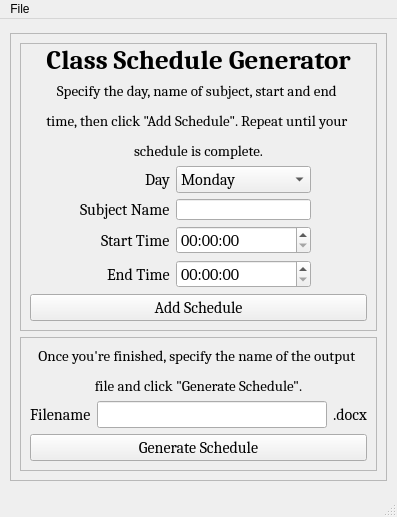
<?xml version="1.0" encoding="UTF-8"?>
<ui version="4.0">
 <class>MainWindow</class>
 <widget class="QMainWindow" name="MainWindow">
  <property name="geometry">
   <rect>
    <x>0</x>
    <y>0</y>
    <width>397</width>
    <height>517</height>
   </rect>
  </property>
  <property name="sizePolicy">
   <sizepolicy hsizetype="Preferred" vsizetype="Fixed">
    <horstretch>0</horstretch>
    <verstretch>0</verstretch>
   </sizepolicy>
  </property>
  <property name="windowTitle">
   <string>MainWindow</string>
  </property>
  <widget class="QWidget" name="centralwidget">
   <layout class="QHBoxLayout" name="horizontalLayout_2">
    <item>
     <widget class="QFrame" name="overallFrame">
      <property name="sizePolicy">
       <sizepolicy hsizetype="Expanding" vsizetype="Expanding">
        <horstretch>0</horstretch>
        <verstretch>0</verstretch>
       </sizepolicy>
      </property>
      <property name="font">
       <font>
        <family>Cambria</family>
        <pointsize>12</pointsize>
       </font>
      </property>
      <property name="frameShape">
       <enum>QFrame::StyledPanel</enum>
      </property>
      <property name="frameShadow">
       <enum>QFrame::Raised</enum>
      </property>
      <layout class="QVBoxLayout" name="verticalLayout">
       <property name="sizeConstraint">
        <enum>QLayout::SetFixedSize</enum>
       </property>
       <item>
        <widget class="QFrame" name="headerFrame">
         <property name="frameShape">
          <enum>QFrame::StyledPanel</enum>
         </property>
         <property name="frameShadow">
          <enum>QFrame::Raised</enum>
         </property>
         <layout class="QVBoxLayout" name="verticalLayout_2">
          <property name="topMargin">
           <number>0</number>
          </property>
          <item>
           <widget class="QLabel" name="headerLabel">
            <property name="maximumSize">
             <size>
              <width>16777215</width>
              <height>167</height>
             </size>
            </property>
            <property name="font">
             <font>
              <family>Cambria</family>
              <pointsize>22</pointsize>
             </font>
            </property>
            <property name="styleSheet">
             <string notr="true"/>
            </property>
            <property name="text">
             <string>&lt;html&gt;&lt;head/&gt;&lt;body&gt;&lt;p&gt;&lt;span style=&quot; font-size:20pt; font-weight:700;&quot;&gt;Class Schedule Generator&lt;/span&gt;&lt;/p&gt;&lt;/body&gt;&lt;/html&gt;</string>
            </property>
            <property name="alignment">
             <set>Qt::AlignHCenter|Qt::AlignTop</set>
            </property>
           </widget>
          </item>
          <item>
           <widget class="QLabel" name="label">
            <property name="sizePolicy">
             <sizepolicy hsizetype="Preferred" vsizetype="Fixed">
              <horstretch>0</horstretch>
              <verstretch>0</verstretch>
             </sizepolicy>
            </property>
            <property name="text">
             <string>&lt;!DOCTYPE HTML PUBLIC &quot;-//W3C//DTD HTML 4.0//EN&quot; &quot;http://www.w3.org/TR/REC-html40/strict.dtd&quot;&gt;
&lt;html&gt;&lt;head&gt;&lt;meta name=&quot;qrichtext&quot; content=&quot;1&quot; /&gt;&lt;meta charset=&quot;utf-8&quot; /&gt;&lt;style type=&quot;text/css&quot;&gt;
p, li { white-space: pre-wrap; }
hr { height: 1px; border-width: 0; }
li.unchecked::marker { content: &quot;\2610&quot;; }
li.checked::marker { content: &quot;\2612&quot;; }
&lt;/style&gt;&lt;/head&gt;&lt;body style=&quot; font-family:'Cambria'; font-size:12pt; font-weight:400; font-style:normal;&quot;&gt;
&lt;p align=&quot;center&quot; style=&quot; margin-top:12px; margin-bottom:12px; margin-left:0px; margin-right:0px; -qt-block-indent:0; text-indent:0px;&quot;&gt;&lt;span style=&quot; font-size:11pt;&quot;&gt;Specify the day, name of subject, start and end &lt;/span&gt;&lt;/p&gt;
&lt;p align=&quot;center&quot; style=&quot; margin-top:12px; margin-bottom:12px; margin-left:0px; margin-right:0px; -qt-block-indent:0; text-indent:0px;&quot;&gt;&lt;span style=&quot; font-size:11pt;&quot;&gt;time, then click &amp;quot;Add Schedule&amp;quot;. Repeat until your &lt;/span&gt;&lt;/p&gt;
&lt;p align=&quot;center&quot; style=&quot; margin-top:12px; margin-bottom:12px; margin-left:0px; margin-right:0px; -qt-block-indent:0; text-indent:0px;&quot;&gt;&lt;span style=&quot; font-size:11pt;&quot;&gt;schedule is complete.&lt;/span&gt;&lt;/p&gt;&lt;/body&gt;&lt;/html&gt;</string>
            </property>
            <property name="alignment">
             <set>Qt::AlignCenter</set>
            </property>
            <property name="margin">
             <number>5</number>
            </property>
           </widget>
          </item>
          <item>
           <layout class="QGridLayout" name="gridLayout">
            <item row="1" column="0">
             <widget class="QPushButton" name="addSchedBtn">
              <property name="sizePolicy">
               <sizepolicy hsizetype="Fixed" vsizetype="Fixed">
                <horstretch>0</horstretch>
                <verstretch>0</verstretch>
               </sizepolicy>
              </property>
              <property name="minimumSize">
               <size>
                <width>337</width>
                <height>27</height>
               </size>
              </property>
              <property name="text">
               <string>Add Schedule</string>
              </property>
             </widget>
            </item>
            <item row="0" column="0">
             <layout class="QFormLayout" name="formLayout">
              <property name="sizeConstraint">
               <enum>QLayout::SetFixedSize</enum>
              </property>
              <property name="labelAlignment">
               <set>Qt::AlignRight|Qt::AlignTrailing|Qt::AlignVCenter</set>
              </property>
              <property name="formAlignment">
               <set>Qt::AlignLeading|Qt::AlignLeft|Qt::AlignTop</set>
              </property>
              <property name="leftMargin">
               <number>50</number>
              </property>
              <property name="topMargin">
               <number>0</number>
              </property>
              <property name="rightMargin">
               <number>50</number>
              </property>
              <item row="0" column="0">
               <widget class="QLabel" name="dayLabel">
                <property name="text">
                 <string>Day</string>
                </property>
               </widget>
              </item>
              <item row="0" column="1">
               <widget class="QComboBox" name="dayDropdown">
                <property name="sizePolicy">
                 <sizepolicy hsizetype="Fixed" vsizetype="Fixed">
                  <horstretch>0</horstretch>
                  <verstretch>0</verstretch>
                 </sizepolicy>
                </property>
                <property name="minimumSize">
                 <size>
                  <width>135</width>
                  <height>21</height>
                 </size>
                </property>
                <item>
                 <property name="text">
                  <string>Monday</string>
                 </property>
                </item>
                <item>
                 <property name="text">
                  <string>Tuesday</string>
                 </property>
                </item>
                <item>
                 <property name="text">
                  <string>Wednesday</string>
                 </property>
                </item>
                <item>
                 <property name="text">
                  <string>Thursday</string>
                 </property>
                </item>
                <item>
                 <property name="text">
                  <string>Friday</string>
                 </property>
                </item>
                <item>
                 <property name="text">
                  <string>Saturday</string>
                 </property>
                </item>
                <item>
                 <property name="text">
                  <string>Sunday</string>
                 </property>
                </item>
               </widget>
              </item>
              <item row="1" column="0">
               <widget class="QLabel" name="subjectNameLabel">
                <property name="text">
                 <string>Subject Name</string>
                </property>
               </widget>
              </item>
              <item row="1" column="1">
               <widget class="QLineEdit" name="subjectNameInput">
                <property name="sizePolicy">
                 <sizepolicy hsizetype="Fixed" vsizetype="Fixed">
                  <horstretch>0</horstretch>
                  <verstretch>0</verstretch>
                 </sizepolicy>
                </property>
                <property name="minimumSize">
                 <size>
                  <width>135</width>
                  <height>21</height>
                 </size>
                </property>
                <property name="maximumSize">
                 <size>
                  <width>135</width>
                  <height>21</height>
                 </size>
                </property>
               </widget>
              </item>
              <item row="2" column="0">
               <widget class="QLabel" name="startTimeLabel">
                <property name="text">
                 <string>Start Time</string>
                </property>
               </widget>
              </item>
              <item row="2" column="1">
               <widget class="QTimeEdit" name="startTimeInput">
                <property name="sizePolicy">
                 <sizepolicy hsizetype="Fixed" vsizetype="Fixed">
                  <horstretch>0</horstretch>
                  <verstretch>0</verstretch>
                 </sizepolicy>
                </property>
                <property name="minimumSize">
                 <size>
                  <width>135</width>
                  <height>22</height>
                 </size>
                </property>
               </widget>
              </item>
              <item row="3" column="0">
               <widget class="QLabel" name="endTimeLabel">
                <property name="text">
                 <string>End Time</string>
                </property>
               </widget>
              </item>
              <item row="3" column="1">
               <widget class="QTimeEdit" name="endTimeInput">
                <property name="sizePolicy">
                 <sizepolicy hsizetype="Fixed" vsizetype="Fixed">
                  <horstretch>0</horstretch>
                  <verstretch>0</verstretch>
                 </sizepolicy>
                </property>
                <property name="minimumSize">
                 <size>
                  <width>135</width>
                  <height>22</height>
                 </size>
                </property>
               </widget>
              </item>
             </layout>
            </item>
           </layout>
          </item>
         </layout>
        </widget>
       </item>
       <item>
        <widget class="QFrame" name="footerFrame">
         <property name="frameShape">
          <enum>QFrame::StyledPanel</enum>
         </property>
         <property name="frameShadow">
          <enum>QFrame::Raised</enum>
         </property>
         <layout class="QVBoxLayout" name="verticalLayout_3">
          <item>
           <widget class="QLabel" name="label2">
            <property name="text">
             <string>&lt;html&gt;&lt;head/&gt;&lt;body&gt;&lt;p align=&quot;center&quot;&gt;&lt;span style=&quot; font-size:11pt;&quot;&gt;Once you're finished, specify the name of the output &lt;/span&gt;&lt;/p&gt;&lt;p align=&quot;center&quot;&gt;&lt;span style=&quot; font-size:11pt;&quot;&gt;file and click &amp;quot;Generate Schedule&amp;quot;.&lt;/span&gt;&lt;/p&gt;&lt;/body&gt;&lt;/html&gt;</string>
            </property>
            <property name="alignment">
             <set>Qt::AlignBottom|Qt::AlignLeading|Qt::AlignLeft</set>
            </property>
           </widget>
          </item>
          <item>
           <layout class="QHBoxLayout" name="horizontalLayout_3">
            <item>
             <widget class="QLabel" name="filenameLabel">
              <property name="text">
               <string>Filename</string>
              </property>
             </widget>
            </item>
            <item>
             <widget class="QLineEdit" name="filenameInput"/>
            </item>
            <item>
             <widget class="QLabel" name="docxLabel">
              <property name="text">
               <string>.docx</string>
              </property>
             </widget>
            </item>
           </layout>
          </item>
          <item>
           <widget class="QPushButton" name="generateSchedBtn">
            <property name="text">
             <string>Generate Schedule</string>
            </property>
           </widget>
          </item>
         </layout>
        </widget>
       </item>
      </layout>
     </widget>
    </item>
   </layout>
  </widget>
  <widget class="QStatusBar" name="statusbar"/>
  <widget class="QMenuBar" name="menuBar">
   <property name="geometry">
    <rect>
     <x>0</x>
     <y>0</y>
     <width>397</width>
     <height>22</height>
    </rect>
   </property>
   <property name="nativeMenuBar">
    <bool>true</bool>
   </property>
   <widget class="QMenu" name="menuFile">
    <property name="title">
     <string>File</string>
    </property>
    <addaction name="actionLoad_FIle"/>
   </widget>
   <addaction name="menuFile"/>
  </widget>
  <action name="actionLoad_FIle">
   <property name="text">
    <string>Load FIle</string>
   </property>
   <property name="statusTip">
    <string>Load an existing schedule to be modified.</string>
   </property>
  </action>
 </widget>
 <resources/>
 <connections/>
</ui>
